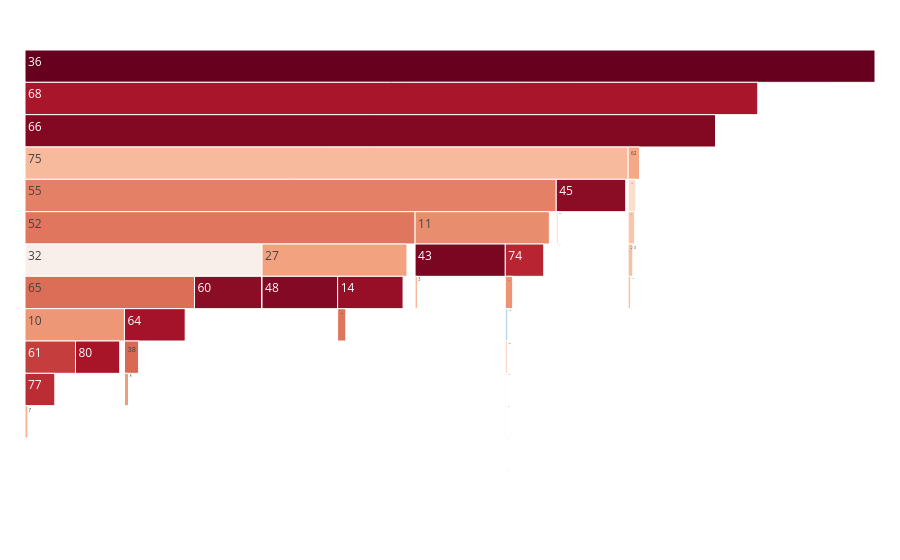

The code cell stored with this chart in its notebook:
### Code cell
fig = make_icicle(path_templ(11))
fig.show()

### Figure 1 — Plotly figure (JSON) as saved in the notebook; plotly's stock layout.template omitted (floating-point values rounded to 4 significant figures)
{"data": [{"labels": ["0", "1", "2", "3", "4", "5", "6", "7", "8", "9", "10", "11", "12", "13", "14", "15", "16", "17", "18", "19", "20", "21", "22", "23", "24", "25", "26", "27", "28", "29", "30", "31", "32", "33", "34", "35", "36", "37", "38", "39", "40", "41", "42", "43", "44", "45", "46", "47", "48", "49", "50", "51", "52", "53", "54", "55", "56", "57", "58", "59", "60", "61", "62", "63", "64", "65", "66", "67", "68", "69", "70", "71", "72", "73", "74", "75", "76", "77", "78", "79", "80"], "marker": {"cmid": 3.429, "colors": [0, 0, 3.045, 5.352, 0.6931, 0, 1.946, 5.442, 0, 0, 5.966, 6.131, 6.004, 0, 8.453, 0.6931, 0, 2.773, 5.861, 4.466, 5.17, 0, 2.565, 2.079, 4.277, 0, 5.043, 5.768, 0.6931, 0, 0, 0, 3.738, 1.609, 4.585, 4.625, 9.172, 0, 6.727, 3.829, 2.833, 4.007, 0.6931, 8.884, 0.6931, 8.621, 0, 0, 8.737, 1.609, 3.135, 3.045, 6.506, 0, 0.6931, 6.339, 1.792, 5.176, 0.6931, 0, 8.616, 7.425, 5.638, 1.386, 8.245, 6.641, 8.743, 0.6931, 8.159, 0, 6.548, 0.6931, 2.996, 0.6931, 7.836, 5.273, 0.6931, 7.705, 0.6931, 0.6931, 8.181], "colorscale": [[0, "rgb(5,48,97)"], [0.1, "rgb(33,102,172)"], [0.2, "rgb(67,147,195)"], [0.3, "rgb(146,197,222)"], [0.4, "rgb(209,229,240)"], [0.5, "rgb(247,247,247)"], [0.6, "rgb(253,219,199)"], [0.7, "rgb(244,165,130)"], [0.8, "rgb(214,96,77)"], [0.9, "rgb(178,24,43)"], [1, "rgb(103,0,31)"]]}, "parents": ["23", "17", "23", "43", "50", "7", "7", "77", "36", "68", "65", "55", "74", "57", "27", "12", "63", "50", "38", "62", "26", "2", "6", "39", "34", "43", "19", "52", "26", "22", "39", "56", "52", "24", "45", "56", "", "77", "64", "40", "35", "57", "40", "11", "45", "75", "20", "74", "27", "22", "80", "2", "55", "61", "34", "75", "12", "20", "35", "62", "32", "10", "66", "17", "65", "32", "68", "6", "36", "80", "14", "38", "63", "24", "11", "66", "14", "61", "64", "19", "10"], "root": {"color": "lightgrey"}, "tiling": {"orientation": "v"}, "type": "icicle", "values": [1, 1, 21, 211, 2, 1, 7, 231, 1, 1, 390, 460, 405, 1, 4688, 2, 1, 16, 351, 87, 176, 1, 13, 8, 72, 1, 155, 320, 2, 1, 1, 1, 42, 5, 98, 102, 9628, 1, 835, 46, 17, 55, 2, 7218, 2, 5545, 1, 1, 6227, 5, 23, 21, 669, 1, 2, 566, 6, 177, 2, 1, 5520, 1677, 281, 4, 3810, 766, 6269, 2, 3495, 1, 698, 2, 20, 2, 2531, 195, 2, 2220, 2, 2, 3574]}], "layout": {"margin": {"b": 25, "l": 25, "r": 25, "t": 50}}}
